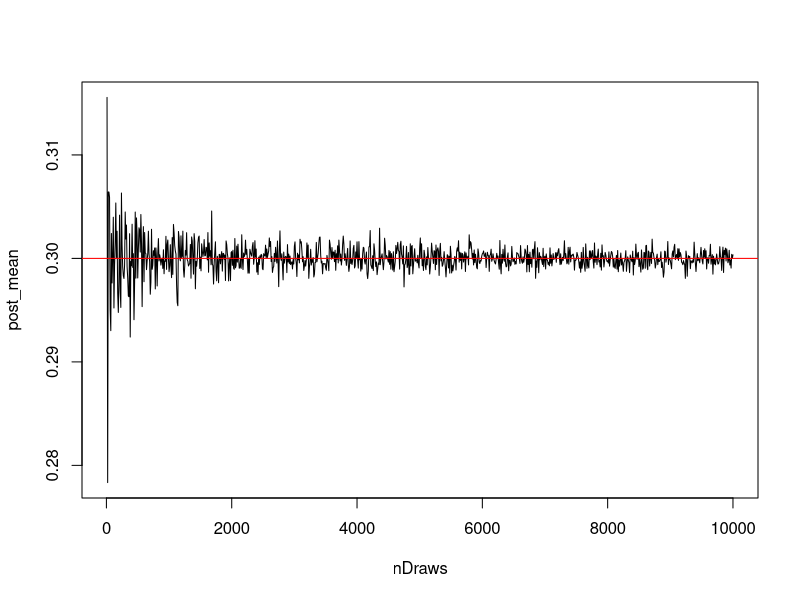
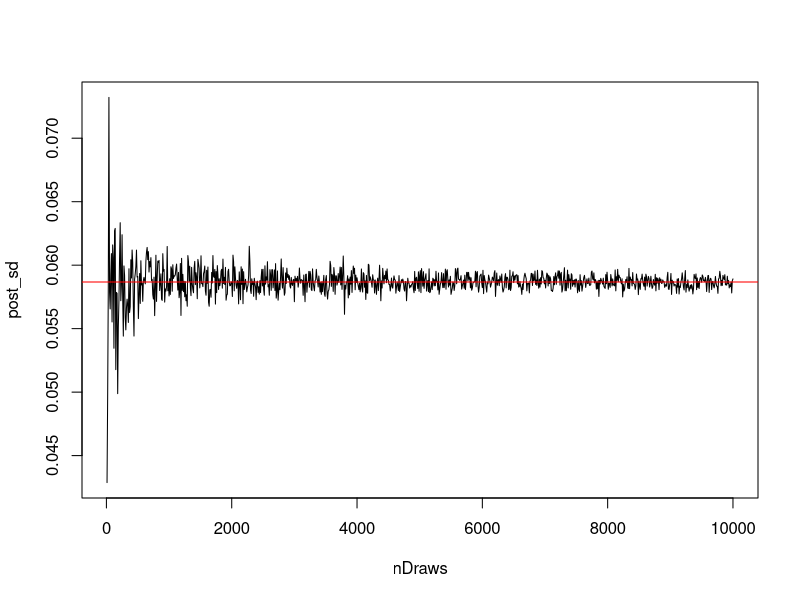
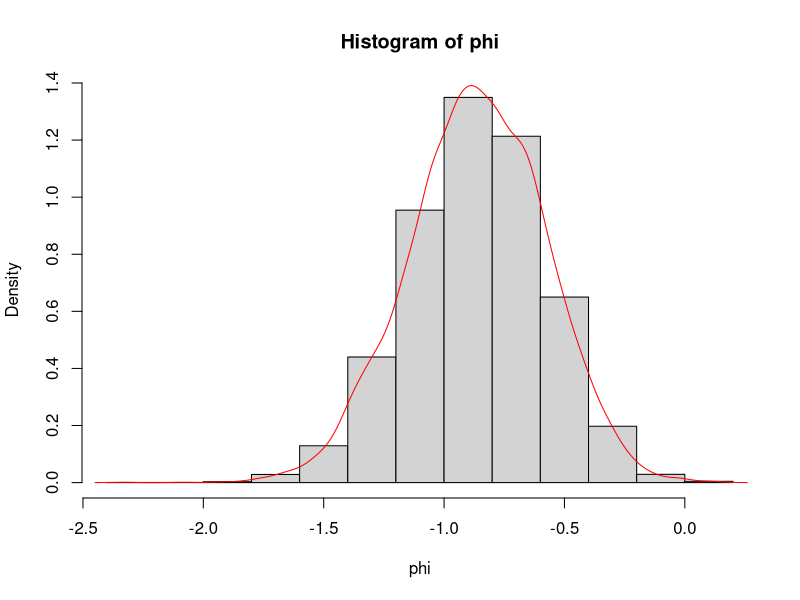
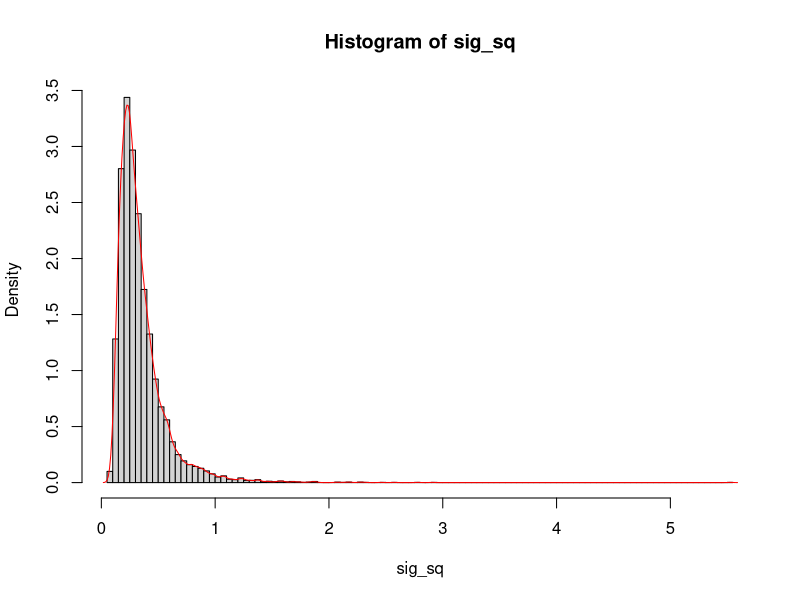
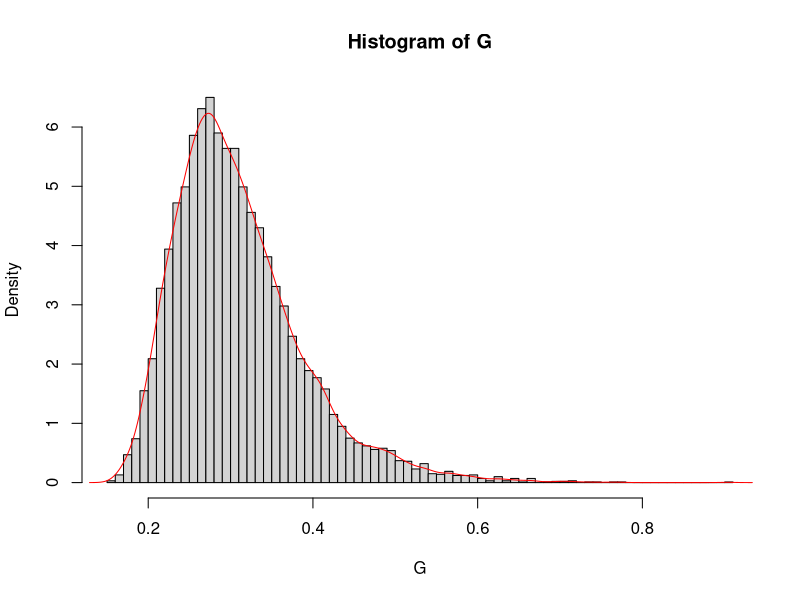
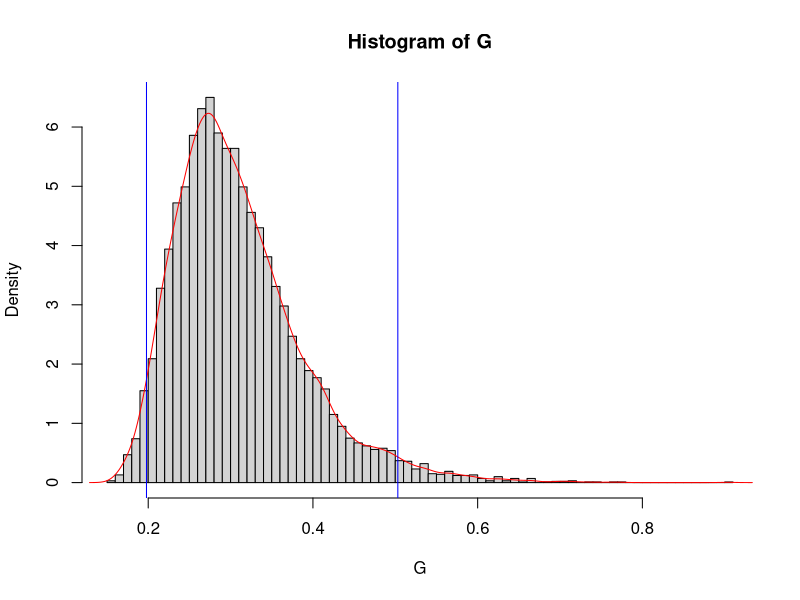
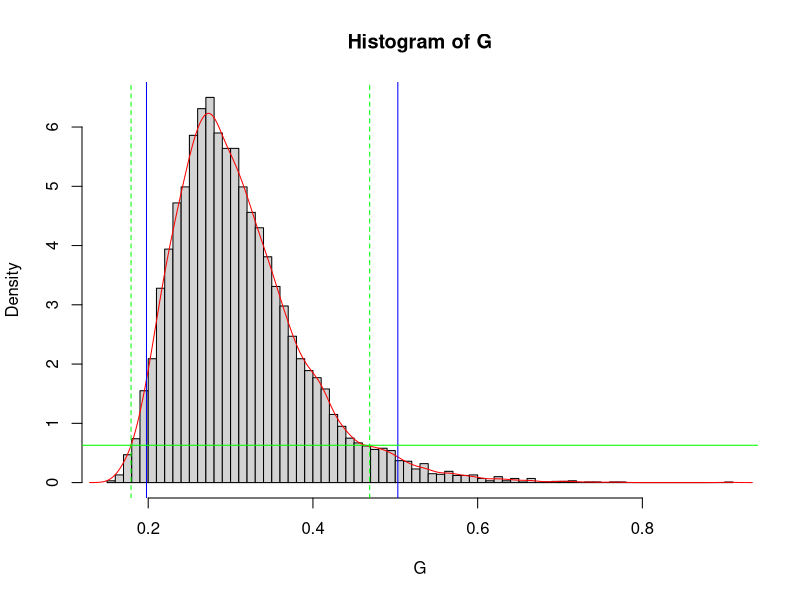
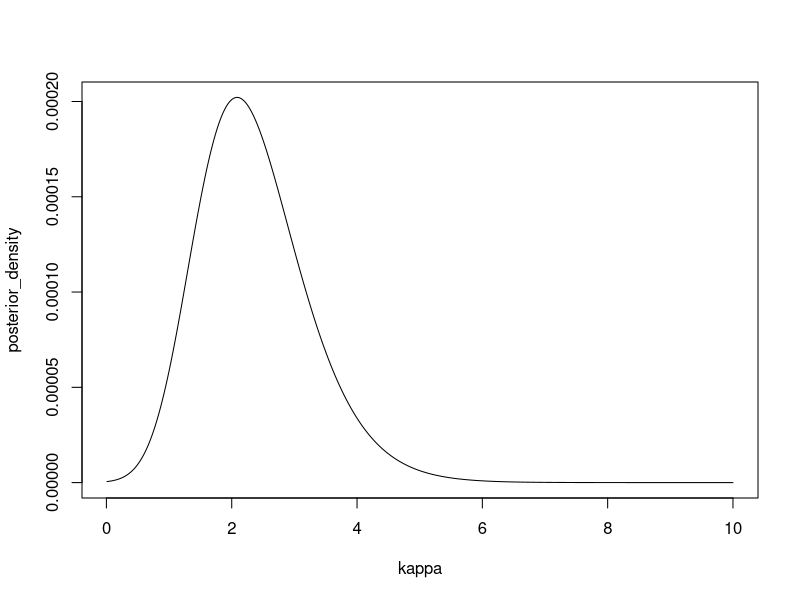

Reproduce these figures in R, in order.
# Question 1 : Daniel Bernoulli

rm(list = ls())

#Alpha and Beta values for prior
a0 = 5
b0 = 5

#sample data
n = 50
s = 13

#Alpha and beta values for posterior
a1 <- a0 + s
b1 <- b0 + n - s

#PART A

#true mean and sd
true_mean <- a1/(a1+b1)
true_sd <- sqrt(a1*b1/((a1+b1)^2 * (a1+b1+1)))

#initialize vectors for posterior draws, mean and sd
post_mean <- c()
post_sd <- c()
posterior <- c()

#initialize vector for simulating number of draws
nDraws <- seq(10, 10000, by = 10)

#loop to draw random numbers and calculate each mean and sd
for(i in 1:length(nDraws)){
  posterior <- rbeta(nDraws[i], a1, b1)
  post_mean[i] <- mean(posterior)
  post_sd[i] <- sd(posterior)
}

#plot the means
plot(x = nDraws, y = post_mean, type = "l")
abline(h = true_mean, col = "red")

#plot the sd
plot(x = nDraws, y = post_sd, type = "l")
abline(h = true_sd, col = "red")


#PART B

exact_posterior <- pbeta(0.3, a1, b1)

compute_posterior <- rbeta(10000, a1, b1)

compute_est_posterior <- length(compute_posterior[which(compute_posterior < 0.3)])/10000

cat("\n", "Estimated Posterior Probability: ", round(compute_est_posterior,4))

cat("\n", "Exact Posterior Probability: ", round(exact_posterior,4))

#PART C

phi <- log(compute_posterior/(1 - compute_posterior))

hist(phi, probability = TRUE)

lines(density(phi), col="red", ylim = 1.5)

# Question 2: Log-normal Distribution and Gini Coefficient

rm(list = ls())

y_i <- c(33, 24, 48, 32, 55, 74, 23, 76, 17)
mu = 3.5

#PART A

nDraws = 10000
tau_sq <- sum((log(y_i) - mu)^2)/length(y_i) #given expression for tau^2
X <- rchisq(nDraws, length(y_i)) #draw x from chi-sq with n df
sig_sq <- length(y_i) * tau_sq/X #compute for inv-chi-sq draws

hist(sig_sq, probability = TRUE, breaks = 100)
lines(density(sig_sq), col = "red", ylim = 10)

#PART B

#CDF of std normal with mean = 0, sd = 1, data = sigma^2
phi <- pnorm(sqrt(sig_sq/2))

#Gini Coefficient using given expression 
G <- 2*phi - 1

hist(G, breaks = 100, probability = TRUE)
lines(density(G), col = "red")

#PART C

#ETI cutoffs for 2.5% and 97.5% cutoffs
margin <- quantile(G, probs = c(0.025, 0.975))

hist(G, breaks = 100, probability = TRUE)
lines(density(G), col = "red")
abline(v = margin, col = "blue")

#PART D
G_density <- density(G) #convert G into density
G_df <- data.frame(x = G_density$x, y = G_density$y) #create df of density
G_df <- G_df[order(G_df$y, decreasing = TRUE),] #order df to find cutoff
G_df$cum_y <- cumsum(G_df$y) #add column of cum density in ordered df
G_df_hdi <- G_df[which(G_df$cum_y < 0.95*sum(G_df$y)),] #subset density samples outside HPDI
hdi_low <- min(G_df_hdi$x) #lower HPDI cutoff
hdi_max <- max(G_df_hdi$x) #upper HPDI cutoff

hist(G, breaks = 100, probability = TRUE)
lines(density(G), col = "red")
abline(v = margin, col = "blue")
abline(h = G_df_hdi[G_df_hdi$x == hdi_low,2], col = "green")
abline(v = hdi_low, col = "green", lty  = 2)
abline(v = hdi_max, col = "green", lty  = 2)


# Question 3: Bayesian inference for the concentration parameter in the von Mises distribution

rm(list = ls())

y <- c(1.83, 2.02, 2.33, -2.79, 2.07, 2.02, -2.44, 2.14, 2.54, 2.23)
mu = 2.51

kappa <- seq(0.01,10, by = 0.001)

posterior <- function(k, y, mu){
  post_pdf <- exp(k * (sum(cos(y - mu)) - 1)) / (besselI(k, nu = 0)^length(y))
  return(post_pdf)
}

#draws from the posterior
posterior_test <- posterior(kappa, y, mu)

#normalize the posterior
posterior_density <- posterior_test/sum(kappa*posterior_test)

plot(kappa, posterior_density, type = 'l')

#find the kappa value of the posterior mode
k_mode = kappa[which.max(posterior_density)]

#find the posterior mode
posterior_k_mode <- posterior_density[which.max(posterior_density)]

cat("Approximate Posterior Mode of kappa: ", round(posterior_k_mode,6), "\n")
cat("Kappa value for posterior mode:", round(k_mode,3), "\n")

plot(kappa, posterior_density, type = 'l')
abline(v = k_mode)
